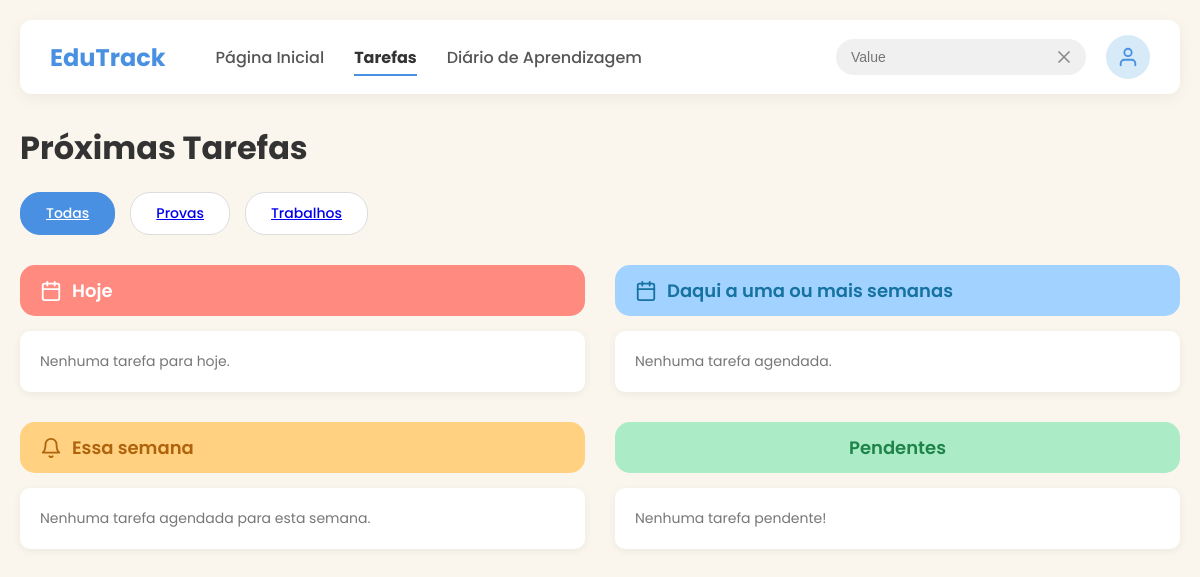
Page /tarefas/ on the earlier database version.
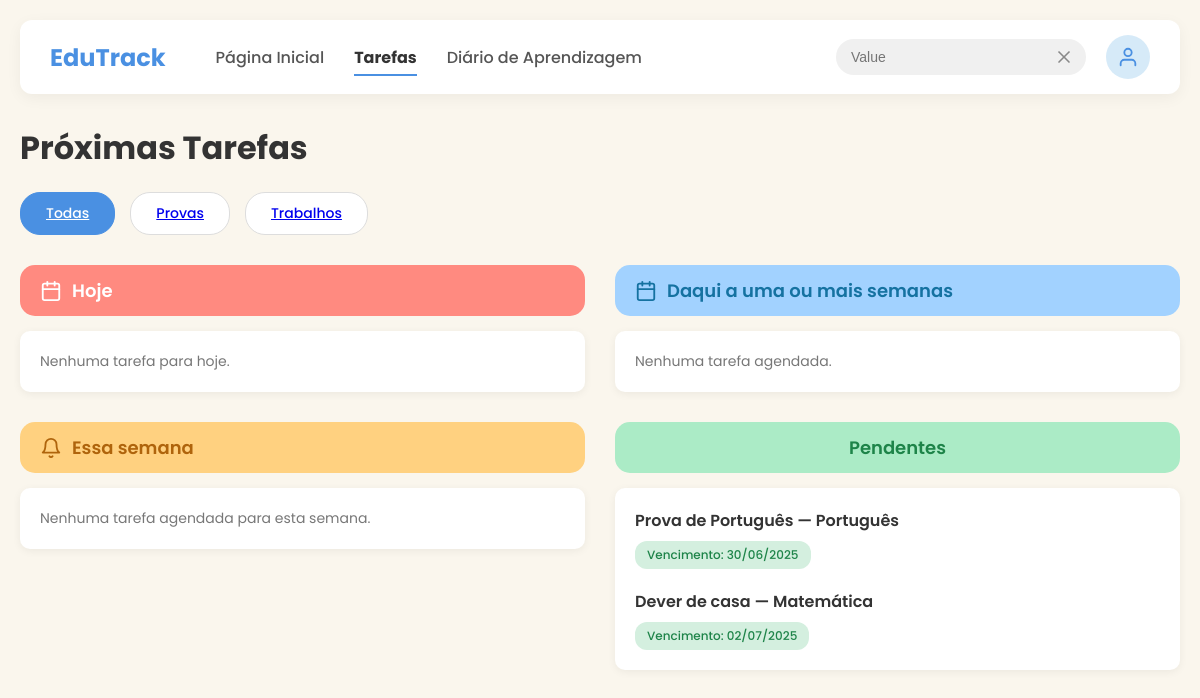
Same page on the later database version.
### edutrack/models.py (models this page shows, shortened)
class Atividade(models.Model):
    class TipoAtividade(models.TextChoices):
        PROVA = 'PROVA', 'Prova'
        TRABALHO = 'TRABALHO', 'Trabalho'
        ATIVIDADE = 'ATIVIDADE', 'Atividade' # Para outros tipos de tarefas
    titulo = models.CharField(max_length=100, verbose_name="Título")
    disciplina = models.ForeignKey(Disciplina, on_delete=models.CASCADE, verbose_name="Disciplina")
    professor = models.ForeignKey(Professor, on_delete=models.CASCADE, verbose_name="Professor")
    aluno = models.ForeignKey(Aluno, on_delete=models.CASCADE, related_name="atividades", verbose_name="Aluno")
    tipo = models.CharField(
        max_length=20,
        choices=TipoAtividade.choices,
        default=TipoAtividade.ATIVIDADE,
        verbose_name="Tipo de Atividade"
    )
    data_entrega = models.DateTimeField(verbose_name="Data e Hora de Entrega")
    descricao = models.TextField(blank=True, null=True, verbose_name="Descrição/Observações")
    entregue = models.BooleanField(default=False, verbose_name="Entregue")
    class Meta:
        ordering = ['data_entrega'] # Ordena as tarefas pela data de entrega por padrão
    @property
    def status(self):
        if self.entregue:
            return 'entregue'
        hoje = timezone.now().date()
        data_entrega_date = self.data_entrega.date()
        if data_entrega_date < hoje:
            return 'atrasada'
        if data_entrega_date == hoje:
            return 'hoje'
        if hoje < data_entrega_date <= hoje + timedelta(days=6 - hoje.weekday()):
            return 'essa_semana'
        return 'proximas_semanas'

class Disciplina(models.Model):
    nome = models.CharField(max_length=100, unique=True)

### edutrack/views.py (the view)
# urls.py: path('tarefas/', views.tarefas_home, name='tarefas'),
def tarefas_home(request):
    aluno_atual = Aluno.objects.first()
    atividades_base = Atividade.objects.filter(aluno=aluno_atual, entregue=False)
    filtro_tipo = request.GET.get('tipo', None)
    if filtro_tipo in ['PROVA', 'TRABALHO']:
        atividades_filtradas = atividades_base.filter(tipo=filtro_tipo)
    else:
        atividades_filtradas = atividades_base
    context = {
        'tarefas_hoje': [t for t in atividades_filtradas if t.status == 'hoje'],
        'tarefas_semana': [t for t in atividades_filtradas if t.status == 'essa_semana'],
        'tarefas_futuras': [t for t in atividades_filtradas if t.status == 'proximas_semanas'],
        'tarefas_atrasadas': [t for t in atividades_filtradas if t.status == 'atrasada'],
        'aluno': aluno_atual,
        'request': request,
    }
    return render(request, 'tarefas_provas.html', context)

### edutrack_projeto/templates/tarefas_provas.html (shortened to what the changed rows need)
{% load static %}
<!DOCTYPE html>
<html lang="pt-br">
<head>
    <link rel="stylesheet" href="{% static 'tarefas.css' %}">
</head>
<body>
    <div class="container">
        <main>
            <h1 class="main-title">Próximas Tarefas</h1>
            <div class="task-board">
                <div class="task-column">
                    <section class="task-group">
                        <h2 class="task-group-title today">
                            <i data-feather="calendar"></i>
                            <span>Hoje</span>
                        </h2>
                    </section>
                    <section class="task-group">
                        <h2 class="task-group-title this-week">
                            <i data-feather="bell"></i>
                            <span>Essa semana</span>
                        </h2>
                    </section>
                </div>
                <div class="task-column">
                    <section class="task-group">
                        <h2 class="task-group-title later">
                            <i data-feather="calendar"></i>
                            <span>Daqui a uma ou mais semanas</span>
                        </h2>
                    </section>
                    <section class="task-group">
                        <h2 class="task-group-title pending">
                           <span>Pendentes</span>
                        </h2>
                        <div class="task-card">
                            {% if tarefas_atrasadas %}
                                {% for tarefa in tarefas_atrasadas %}
                                <div class="task-item">
                                    <span class="task-name">{{ tarefa.titulo }} — {{ tarefa.disciplina.nome }}</span>
                                    <span class="tag tag-pending">Vencimento: {{ tarefa.data_entrega|date:"d/m/Y" }}</span>
                                </div>
                                {% endfor %}
                            {% else %}
                                <p class="task-note">Nenhuma tarefa pendente!</p>
                            {% endif %}
                        </div>
                    </section>
                </div>
            </div>
        </main>
    </div>
</body>
</html>

Differences in the rows shown:
added Atividade: titulo "Prova de Português", disciplina.nome "Português", data_entrega "30/06/2025"
added Atividade: titulo "Dever de casa", disciplina.nome "Matemática", data_entrega "02/07/2025"
Other differences:
text no longer shown: "Nenhuma tarefa pendente!"
